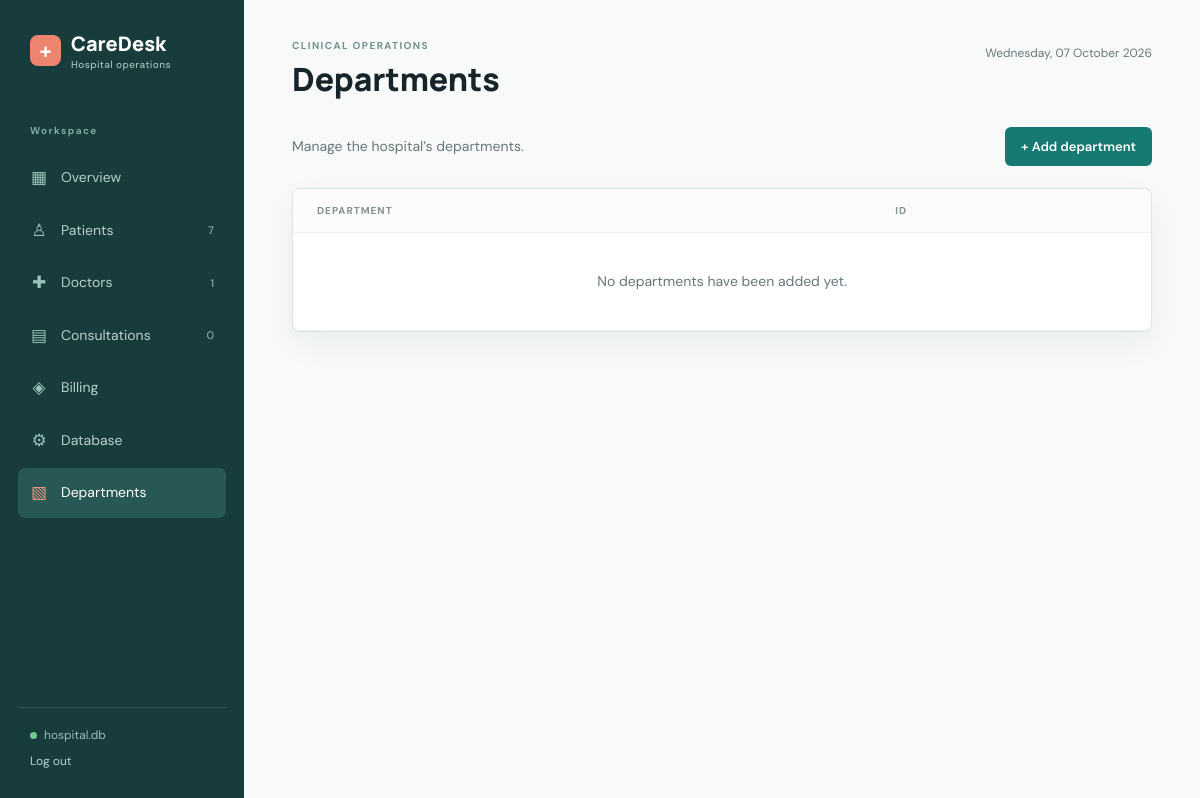
Page /departments (signed in) on the earlier database version.
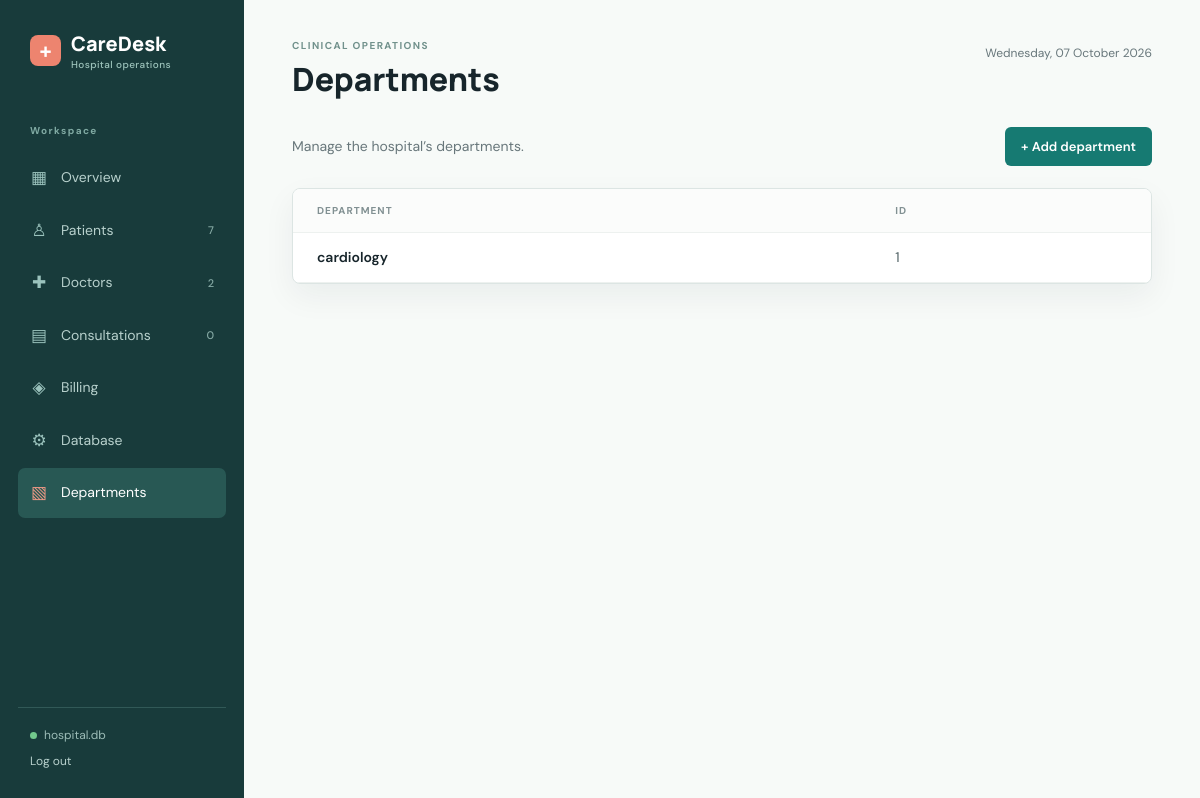
Same page on the later database version.
### tables this page shows
CREATE TABLE "Department" (
    "ID"    INTEGER PRIMARY KEY AUTOINCREMENT,
    "Name"  TEXT NOT NULL UNIQUE
);

### app.py (the view)
@app.route("/departments")
def departments():
    records = fetch_all('SELECT "ID", "Name" FROM "Department" ORDER BY "Name"')
    return render_template("departments.html", records=records)

### app.py (called while the page is built, shortened)
@app.before_request
def require_login():
    public_endpoints = {"login", "static"}
    if request.endpoint not in public_endpoints and not session.get("logged_in"):
        return redirect(url_for("login"))

def get_db():
    if "db" not in g:
        g.db = sqlite3.connect(app.config["DATABASE"])
        g.db.row_factory = sqlite3.Row
        g.db.execute("PRAGMA foreign_keys = ON")
    return g.db

def fetch_all(query, parameters=()):
    return get_db().execute(query, parameters).fetchall()

def fetch_one(query, parameters=()):
    return get_db().execute(query, parameters).fetchone()

@app.context_processor
def inject_navigation_counts():
    return {
        "now": datetime.now,
        "database_name": Path(app.config["DATABASE"]).name,
        "nav_counts": {
            "patients": fetch_one('SELECT COUNT(*) AS count FROM "Patient"')["count"],
            "doctors": fetch_one('SELECT COUNT(*) AS count FROM "Doctor"')["count"],
            "consultations": fetch_one('SELECT COUNT(*) AS count FROM "Consultation"')["count"],
        }
    }

### templates/departments.html (shortened to what this page needs)
{% extends 'base.html' %}
{% block heading %}Departments{% endblock %}
{% block content %}
<div class="page-actions">
  <p class="page-intro">Manage the hospital’s departments.</p>
  <a class="button" href="{{ url_for('new_department') }}">+ Add department</a>
</div>
<section class="panel">
  <div class="table-wrap">
    <table>
      <thead><tr><th>Department</th><th>ID</th></tr></thead>
      <tbody>
        {% for r in records %}
        <tr><td><strong>{{ r.Name }}</strong></td><td>{{ r.ID }}</td></tr>
        {% else %}
        <tr><td colspan="2" class="empty">No departments have been added yet.</td></tr>
        {% endfor %}
      </tbody>
    </table>
  </div>
</section>
{% endblock %}

Differences in the rows shown:
added Department: Name "cardiology", ID "1"
Other differences:
{{ nav_counts.doctors }}: "1" → "2"
text no longer shown: "No departments have been added yet."
